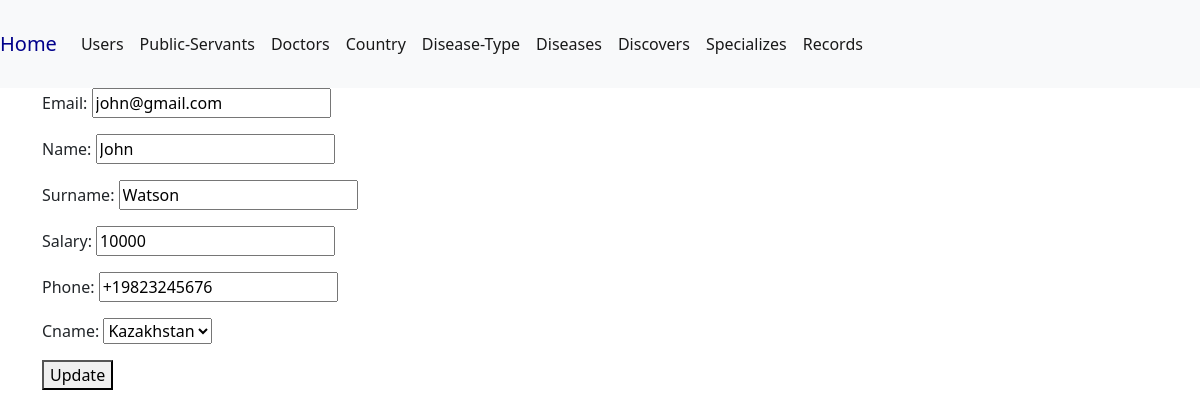
Page /users/update/1/ on the committed database.
### data/models.py (models this page shows, shortened)
class Users(models.Model):
    email = models.CharField(max_length=60, blank=False, null=False)
    name = models.CharField(max_length=30, blank=False, null=False)
    surname = models.CharField(max_length=40, blank=False, null=False)
    salary = models.IntegerField(default=0, blank=False, null=False)
    phone = models.CharField(max_length=20)
    cname = models.ForeignKey(Country, on_delete=models.CASCADE, blank=False, null=False)
    class Meta:
        db_table = 'users'
        verbose_name_plural = 'users'

class Country(models.Model):
    cname = models.CharField(max_length=50, blank=False, null=False)
    population = models.IntegerField(blank=False, null=False)
    class Meta:
        db_table = "country"
        verbose_name_plural = "country"
    def __str__(self) -> str:
        return self.cname

### data/views.py (the view)
# urls.py: path('users/update/<int:id>/', updateUsers, name='update-users'),
def updateUsers(request, id):
    user = Users.objects.get(id=id)
    form = UsersForm(instance=user)
    context = {'form': form}
    if request.method == 'POST':
        form = UsersForm(request.POST, instance=user)
        if form.is_valid():
            form.save()
            return redirect('users')
    return render(request, 'update/user.html', context)

### data/forms.py
class UsersForm(ModelForm):
    class Meta:
        model = Users
        fields = '__all__'

### templates/update/user.html
{% extends 'main.html' %}
{% block content %}
    <div class="container">
        <form action="" method="post">{% csrf_token %}
            {{form.as_p}}
            <button type="submit">Update</button>
        </form>
    </div>
{% endblock %}

### rows in the picture
Users: email "john@gmail.com", name "John", surname "Watson", salary "10000", phone "+19823245676"
Country: cname "Kazakhstan"
